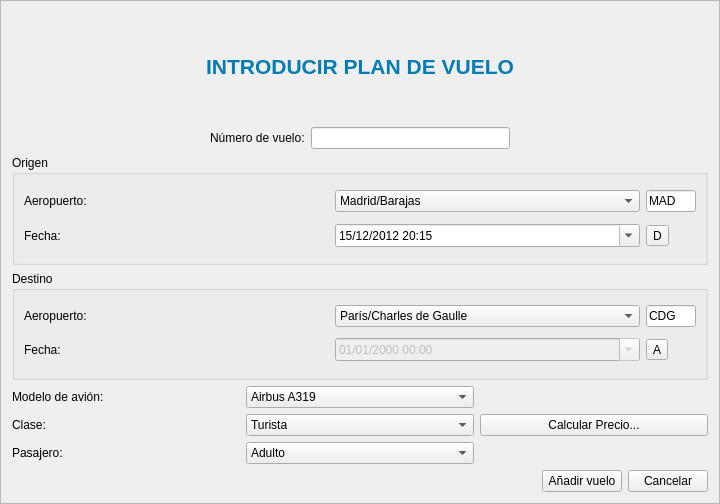
<?xml version="1.0" encoding="UTF-8"?>
<ui version="4.0">
 <class>FIntroducirplanvuelo</class>
 <widget class="QFrame" name="FIntroducirplanvuelo">
  <property name="geometry">
   <rect>
    <x>0</x>
    <y>0</y>
    <width>720</width>
    <height>504</height>
   </rect>
  </property>
  <property name="windowTitle">
   <string>Frame</string>
  </property>
  <property name="frameShape">
   <enum>QFrame::StyledPanel</enum>
  </property>
  <property name="frameShadow">
   <enum>QFrame::Raised</enum>
  </property>
  <layout class="QVBoxLayout" name="verticalLayout">
   <item>
    <widget class="QLabel" name="label_3">
     <property name="text">
      <string>&lt;html&gt;&lt;head/&gt;&lt;body&gt;&lt;p align=&quot;center&quot;&gt;&lt;span style=&quot; font-size:16pt; font-weight:600; color:#007cb5;&quot;&gt;INTRODUCIR PLAN DE VUELO&lt;/span&gt;&lt;/p&gt;&lt;/body&gt;&lt;/html&gt;</string>
     </property>
    </widget>
   </item>
   <item>
    <layout class="QHBoxLayout" name="horizontalLayout">
     <item>
      <spacer name="horizontalSpacer_3">
       <property name="orientation">
        <enum>Qt::Horizontal</enum>
       </property>
       <property name="sizeHint" stdset="0">
        <size>
         <width>40</width>
         <height>20</height>
        </size>
       </property>
      </spacer>
     </item>
     <item>
      <widget class="QLabel" name="label">
       <property name="text">
        <string>Número de vuelo:</string>
       </property>
      </widget>
     </item>
     <item>
      <widget class="QLineEdit" name="lineEdit"/>
     </item>
     <item>
      <spacer name="horizontalSpacer_2">
       <property name="orientation">
        <enum>Qt::Horizontal</enum>
       </property>
       <property name="sizeHint" stdset="0">
        <size>
         <width>40</width>
         <height>20</height>
        </size>
       </property>
      </spacer>
     </item>
    </layout>
   </item>
   <item>
    <widget class="QGroupBox" name="gboxOrigen">
     <property name="title">
      <string>Origen</string>
     </property>
     <layout class="QGridLayout" name="gridLayout">
      <item row="0" column="0">
       <widget class="QLabel" name="lbl_aeropOrigen">
        <property name="text">
         <string>Aeropuerto:</string>
        </property>
       </widget>
      </item>
      <item row="0" column="1">
       <widget class="QComboBox" name="aeropOrigen">
        <property name="sizePolicy">
         <sizepolicy hsizetype="Minimum" vsizetype="Fixed">
          <horstretch>0</horstretch>
          <verstretch>0</verstretch>
         </sizepolicy>
        </property>
        <property name="minimumSize">
         <size>
          <width>300</width>
          <height>0</height>
         </size>
        </property>
        <item>
         <property name="text">
          <string>Madrid/Barajas</string>
         </property>
        </item>
       </widget>
      </item>
      <item row="0" column="2">
       <widget class="QLineEdit" name="cod_aeropOrigen">
        <property name="maximumSize">
         <size>
          <width>50</width>
          <height>16777215</height>
         </size>
        </property>
        <property name="baseSize">
         <size>
          <width>20</width>
          <height>0</height>
         </size>
        </property>
        <property name="text">
         <string>MAD</string>
        </property>
        <property name="maxLength">
         <number>4</number>
        </property>
       </widget>
      </item>
      <item row="1" column="0">
       <widget class="QLabel" name="lbl_fechaOrigen">
        <property name="text">
         <string>Fecha:</string>
        </property>
       </widget>
      </item>
      <item row="1" column="1">
       <widget class="QDateTimeEdit" name="fechaOrigen">
        <property name="minimumSize">
         <size>
          <width>300</width>
          <height>0</height>
         </size>
        </property>
        <property name="dateTime">
         <datetime>
          <hour>20</hour>
          <minute>15</minute>
          <second>0</second>
          <year>2012</year>
          <month>12</month>
          <day>15</day>
         </datetime>
        </property>
        <property name="date">
         <date>
          <year>2012</year>
          <month>12</month>
          <day>15</day>
         </date>
        </property>
        <property name="time">
         <time>
          <hour>20</hour>
          <minute>15</minute>
          <second>0</second>
         </time>
        </property>
        <property name="currentSection">
         <enum>QDateTimeEdit::DaySection</enum>
        </property>
        <property name="displayFormat">
         <string>dd/MM/yyyy HH:mm</string>
        </property>
        <property name="calendarPopup">
         <bool>true</bool>
        </property>
       </widget>
      </item>
      <item row="1" column="2">
       <widget class="QToolButton" name="act_fechaOrigen">
        <property name="text">
         <string>D</string>
        </property>
       </widget>
      </item>
     </layout>
    </widget>
   </item>
   <item>
    <widget class="QGroupBox" name="gboxDestino">
     <property name="title">
      <string>Destino</string>
     </property>
     <layout class="QGridLayout" name="gridLayout_2">
      <item row="0" column="0">
       <widget class="QLabel" name="lbl_aeropDestino">
        <property name="text">
         <string>Aeropuerto:</string>
        </property>
       </widget>
      </item>
      <item row="0" column="1">
       <widget class="QComboBox" name="aeropDestino">
        <property name="sizePolicy">
         <sizepolicy hsizetype="Minimum" vsizetype="Fixed">
          <horstretch>0</horstretch>
          <verstretch>0</verstretch>
         </sizepolicy>
        </property>
        <property name="minimumSize">
         <size>
          <width>300</width>
          <height>0</height>
         </size>
        </property>
        <property name="currentIndex">
         <number>1</number>
        </property>
        <item>
         <property name="text">
          <string>Madrid/Barajas</string>
         </property>
        </item>
        <item>
         <property name="text">
          <string>París/Charles de Gaulle</string>
         </property>
        </item>
       </widget>
      </item>
      <item row="0" column="2">
       <widget class="QLineEdit" name="cod_aeropDestino">
        <property name="maximumSize">
         <size>
          <width>50</width>
          <height>16777215</height>
         </size>
        </property>
        <property name="baseSize">
         <size>
          <width>20</width>
          <height>0</height>
         </size>
        </property>
        <property name="text">
         <string>CDG</string>
        </property>
        <property name="maxLength">
         <number>4</number>
        </property>
       </widget>
      </item>
      <item row="1" column="0">
       <widget class="QLabel" name="lbl_fechaDestino">
        <property name="text">
         <string>Fecha:</string>
        </property>
       </widget>
      </item>
      <item row="1" column="1">
       <widget class="QDateTimeEdit" name="fechaDestino">
        <property name="enabled">
         <bool>false</bool>
        </property>
        <property name="minimumSize">
         <size>
          <width>300</width>
          <height>0</height>
         </size>
        </property>
        <property name="currentSection">
         <enum>QDateTimeEdit::DaySection</enum>
        </property>
        <property name="displayFormat">
         <string>dd/MM/yyyy HH:mm</string>
        </property>
        <property name="calendarPopup">
         <bool>true</bool>
        </property>
       </widget>
      </item>
      <item row="1" column="2">
       <widget class="QToolButton" name="act_fechaDestino">
        <property name="text">
         <string>A</string>
        </property>
       </widget>
      </item>
     </layout>
    </widget>
   </item>
   <item>
    <layout class="QGridLayout" name="gridLayout_3">
     <item row="0" column="0">
      <widget class="QLabel" name="label_5">
       <property name="text">
        <string>Modelo de avión:</string>
       </property>
      </widget>
     </item>
     <item row="0" column="1">
      <widget class="QComboBox" name="comboBox_3">
       <item>
        <property name="text">
         <string>Airbus A319</string>
        </property>
       </item>
       <item>
        <property name="text">
         <string> Airbus A320</string>
        </property>
       </item>
       <item>
        <property name="text">
         <string> Airbus A380s</string>
        </property>
       </item>
       <item>
        <property name="text">
         <string> Boeing 787s</string>
        </property>
       </item>
       <item>
        <property name="text">
         <string> Boeing 747-400</string>
        </property>
       </item>
      </widget>
     </item>
     <item row="1" column="0">
      <widget class="QLabel" name="label_12">
       <property name="text">
        <string>Clase:</string>
       </property>
      </widget>
     </item>
     <item row="1" column="1">
      <widget class="QComboBox" name="comboBox_4">
       <item>
        <property name="text">
         <string>Turista</string>
        </property>
       </item>
       <item>
        <property name="text">
         <string>Turista Superior</string>
        </property>
       </item>
       <item>
        <property name="text">
         <string>Business</string>
        </property>
       </item>
       <item>
        <property name="text">
         <string>Primera</string>
        </property>
       </item>
      </widget>
     </item>
     <item row="1" column="2">
      <widget class="QPushButton" name="pushButton">
       <property name="text">
        <string>Calcular Precio...</string>
       </property>
      </widget>
     </item>
     <item row="2" column="0">
      <widget class="QLabel" name="label_13">
       <property name="text">
        <string>Pasajero:</string>
       </property>
      </widget>
     </item>
     <item row="2" column="1">
      <widget class="QComboBox" name="comboBox_5">
       <item>
        <property name="text">
         <string>Adulto</string>
        </property>
       </item>
       <item>
        <property name="text">
         <string>Niño</string>
        </property>
       </item>
       <item>
        <property name="text">
         <string>Bebé</string>
        </property>
       </item>
      </widget>
     </item>
    </layout>
   </item>
   <item>
    <layout class="QHBoxLayout" name="horizontalLayout_2">
     <item>
      <spacer name="horizontalSpacer">
       <property name="orientation">
        <enum>Qt::Horizontal</enum>
       </property>
       <property name="sizeHint" stdset="0">
        <size>
         <width>428</width>
         <height>20</height>
        </size>
       </property>
      </spacer>
     </item>
     <item>
      <widget class="QPushButton" name="pushButton_2">
       <property name="text">
        <string>Añadir vuelo</string>
       </property>
      </widget>
     </item>
     <item>
      <widget class="QPushButton" name="pushButton_3">
       <property name="text">
        <string>Cancelar</string>
       </property>
      </widget>
     </item>
    </layout>
   </item>
  </layout>
 </widget>
 <resources/>
 <connections/>
</ui>
